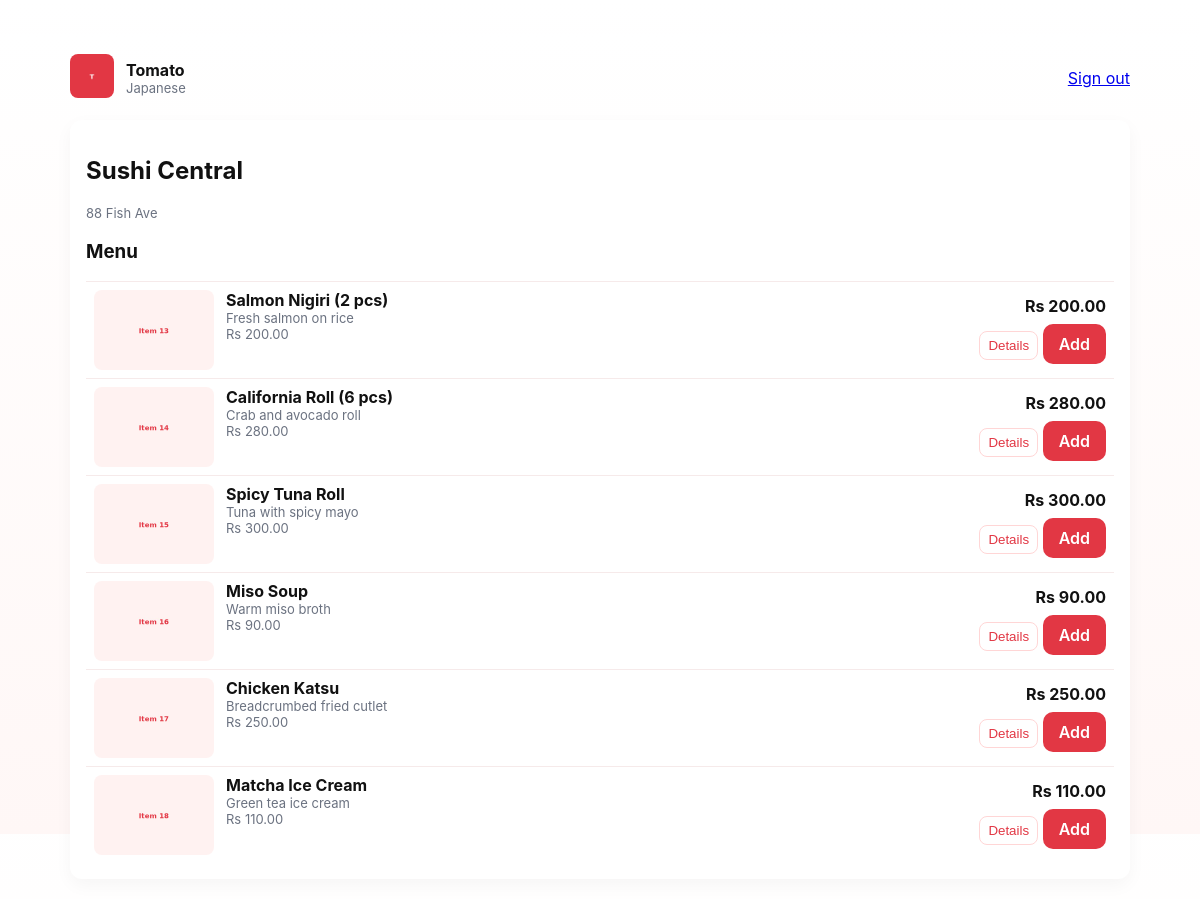
Page /restaurant_view.php?id=3 (signed in) on the committed database.
### tables this page shows
CREATE TABLE Restaurant (
  restaurant_id INT AUTO_INCREMENT PRIMARY KEY,
  name VARCHAR(150) NOT NULL,
  address TEXT,
  cuisine_type VARCHAR(80),
  contact VARCHAR(50),
  created_at TIMESTAMP DEFAULT CURRENT_TIMESTAMP
);

CREATE TABLE Menu_Item (
  item_id INT AUTO_INCREMENT PRIMARY KEY,
  name VARCHAR(150) NOT NULL,
  restaurant_id INT NOT NULL,
  price DECIMAL(8,2) NOT NULL,
  description TEXT,
  is_available TINYINT(1) DEFAULT 1,
  FOREIGN KEY (restaurant_id) REFERENCES Restaurant(restaurant_id) ON DELETE CASCADE
);

### restaurant_view.php (the view, shortened to what this page needs)
<?php include 'config.php';
$rid = intval($_GET['id']); if ($rid<=0) header('Location: customer_dashboard.php');
$r = $conn->query("SELECT * FROM Restaurant WHERE restaurant_id=$rid")->fetch_assoc();
$items = $conn->query("SELECT * FROM Menu_Item WHERE restaurant_id=$rid");
?>
<!doctype html><html><head><meta charset="utf-8"><title><?php echo htmlspecialchars($r['name']); ?></title><link rel="stylesheet" href="style.css">
</head><body>
<div class="container">
  <div class="header">
    <div class="brand"><div class="logo"><img src="images/logo.jpg" alt="logo"></div><div><div style="font-weight:700">Tomato</div><div class="small"><?php echo htmlspecialchars($r['cuisine_type']); ?></div></div></div>
    <div class="header-actions"><a class="signout" href="customer_dashboard.php?signout=1">Sign out</a></div>
  </div>
  <div class="card">
    <h2><?php echo htmlspecialchars($r['name']); ?></h2>
    <p class="small"><?php echo nl2br(htmlspecialchars($r['address'])); ?></p>
    <h3>Menu</h3>
    <?php while($it=$items->fetch_assoc()){ $iid=$it['item_id']; $img='images/item_'.$iid.'.jpg'; if(!file_exists($img)) $img='images/item_'.$iid.'.png'; ?>
      <div class="menu-item">
        <div class="left">
          <img src="<?php echo $img; ?>" alt="">
          <div>
            <strong><?php echo htmlspecialchars($it['name']); ?></strong>
            <div class="item-desc"><?php echo htmlspecialchars($it['description']); ?></div>
            <div class="small">Rs <?php echo $it['price']; ?></div>
          </div>
        </div>
        <div style="display:flex;flex-direction:column;gap:8px;align-items:flex-end">
          <div style="font-weight:700">Rs <?php echo $it['price']; ?></div>
          <div><button class="exp-btn" onclick="toggle(<?php echo $iid; ?>)">Details</button> <a class="btn" href="customer_dashboard.php?add=<?php echo $iid; ?>&q=1">Add</a></div>
        </div>
      </div>
    <?php } ?>
  </div>
</div>
</body></html>

### style.css (style rules this page uses)
:root { --bg:#fff7f6; --card:#ffffff; --muted:#6b7280; --accent:#E23744; --accent-2:#FFCC00; --shadow: 0 10px 30px rgba(0,0,0,0.08); --radius:12px; --mono: "Inter", "Segoe UI", Roboto, Helvetica, Arial, sans-serif; }
* { box-sizing:border-box }
html,body { height:100%;margin:0;font-family:var(--mono);background:linear-gradient(180deg,#fff,#fff7f6);color:#111 }
.container { max-width:1100px;margin:34px auto;padding:20px }
.header { display:flex; align-items:center; gap:16px; justify-content:space-between; margin-bottom:18px; }
.brand { display:flex;align-items:center;gap:12px }
.logo img { width:44px;height:44px;border-radius:8px;object-fit:cover }
.header-actions { display:flex;align-items:center;gap:12px }
.menu-item { padding:8px;border-top:1px solid #f6eaea;display:flex;justify-content:space-between;align-items:center;gap:12px; }
.menu-item .left { display:flex;gap:12px;align-items:flex-start }
.menu-item img { width:120px;height:80px;object-fit:cover;border-radius:8px;flex-shrink:0 }
.item-desc { display:-webkit-box; -webkit-line-clamp:2; -webkit-box-orient:vertical; overflow:hidden; font-size:13px; color:var(--muted); max-width:540px; }
.exp-btn { background:transparent;border:1px solid #ffd6d6;padding:6px 8px;border-radius:8px;color:var(--accent) }
.card { background:var(--card);border-radius:12px;padding:16px;box-shadow:0 6px 18px rgba(0,0,0,0.04) }
.btn { padding:10px 16px;border-radius:10px;border:0;background:var(--accent);color:#fff;font-weight:600;text-decoration:none;display:inline-block }
.small { color:var(--muted);font-size:13px }

### rows in the picture
restaurant: cuisine_type "Japanese", name "Sushi Central", address "88 Fish Ave"
menu_item: shows a picture, name "Salmon Nigiri (2 pcs)", description "Fresh salmon on rice", price "200.00"
menu_item: shows a picture, name "California Roll (6 pcs)", description "Crab and avocado roll", price "280.00"
menu_item: shows a picture, name "Spicy Tuna Roll", description "Tuna with spicy mayo", price "300.00"
menu_item: shows a picture, name "Miso Soup", description "Warm miso broth", price "90.00"
menu_item: shows a picture, name "Chicken Katsu", description "Breadcrumbed fried cutlet", price "250.00"
menu_item: shows a picture, name "Matcha Ice Cream", description "Green tea ice cream", price "110.00"
